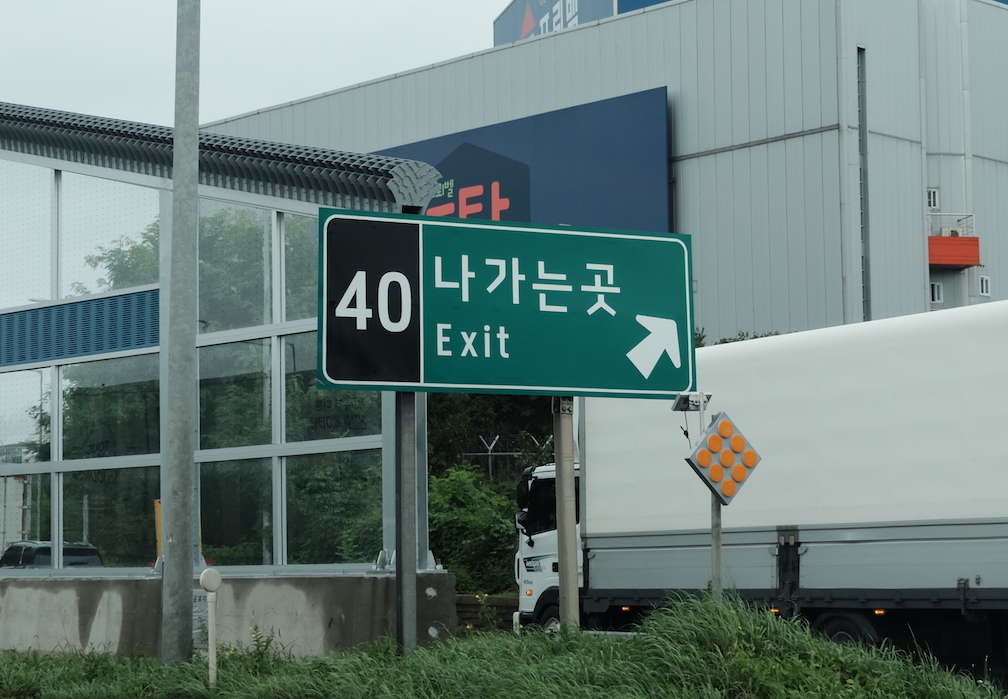
#> input picture python_code.recipe302/src/img/pillow_sample.jpg, 1008 x 699 px, found by its file name
$ python recipe_251_01.py
#> lines starting #> are read from the running program, lines starting #| are printed output that depends on the picture
# 실행할 떄는 img 디렉터리 아래의 pillow_sample.jpg를 스크립트와 같은 디렉터리에 배치한 뒤 실행합니다.
# 폰트 경로는 사용하는 환경에 맞게 변경합니다.

from PIL import Image, ImageFont, ImageDraw

image= Image.open("pillow_sample.jpg")
#> image is the input picture: PIL image 1008x699 RGB; mean R, G, B 106.6, 126.2, 122.5
text = "Python Recipe"
color = (255, 255, 255)
font_size = 128
font = ImageFont.truetype(r"C:\Windows\Fonts\msgothic.ttc", font_size)
draw = ImageDraw.Draw(image)
draw.text((100, 100), text, font=font, fill=color)
image.save("pillow_text.jpg")
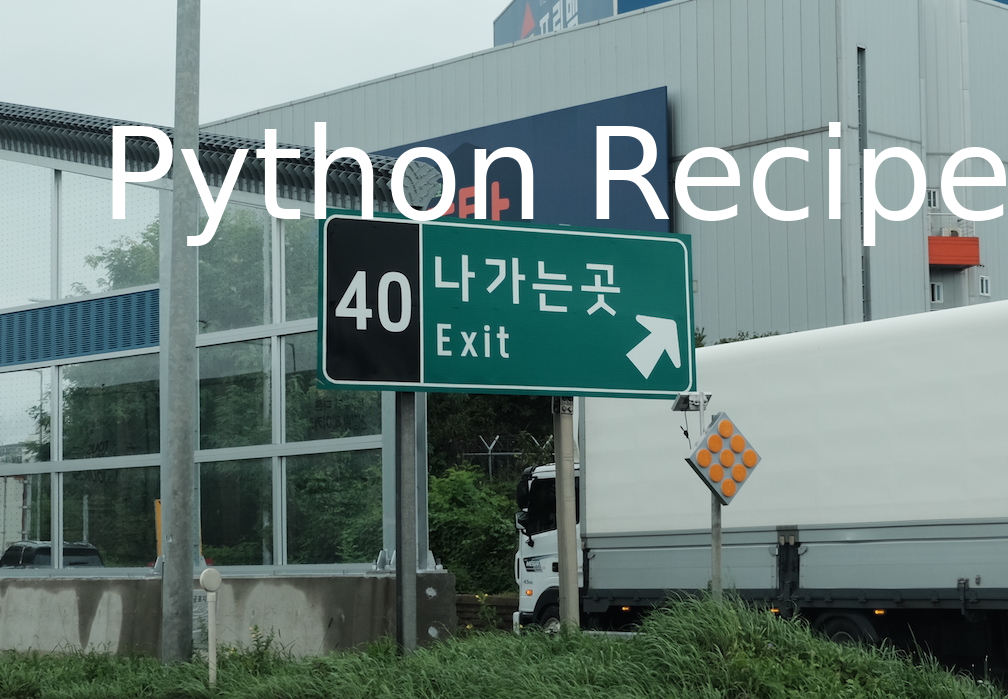
#> saved as pillow_text.jpg: PIL image 1008x699 RGB; mean R, G, B 112, 131, 127.1
